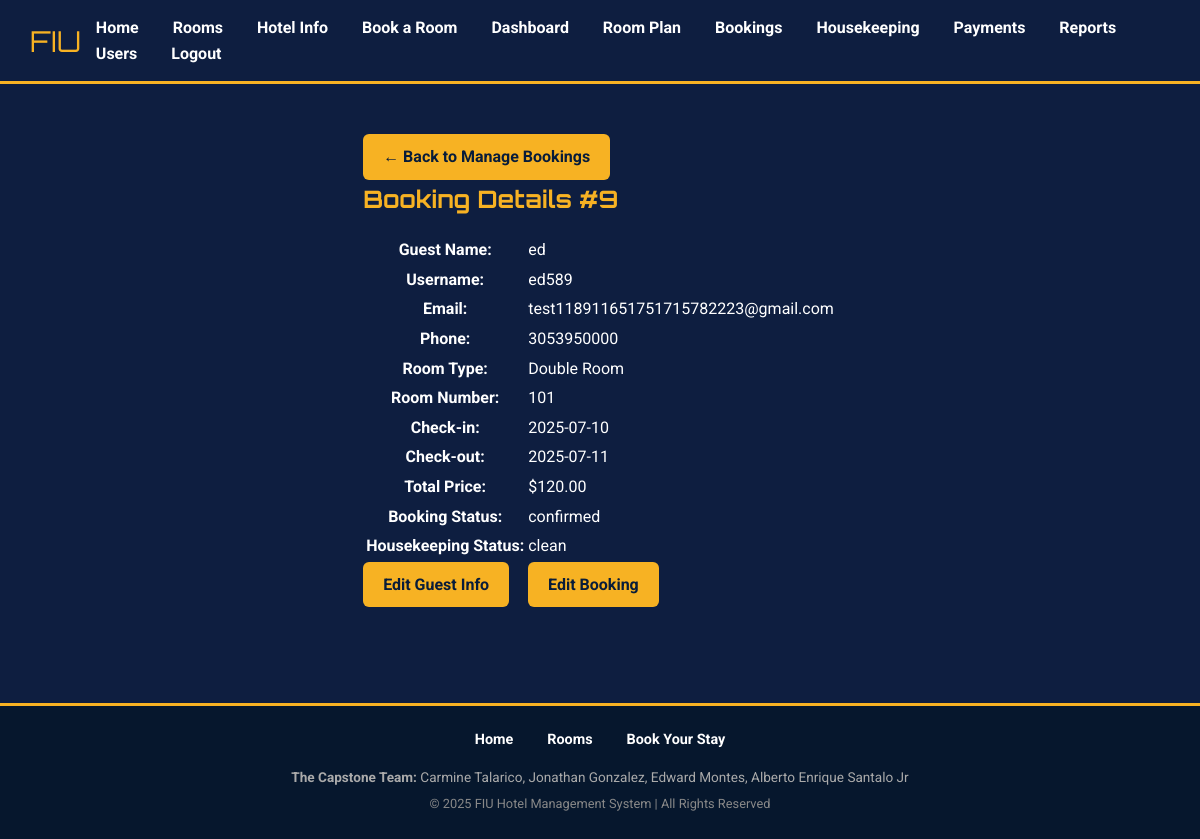
Page /admin_booking_detail.php?booking_id=9 (signed in) on the committed database.
### tables this page shows
CREATE TABLE `bookings` (
  `id` int(11) NOT NULL,
  `user_id` int(11) NOT NULL,
  `room_id` int(11) NOT NULL,
  `check_in` date NOT NULL,
  `check_out` date NOT NULL,
  `total_price` decimal(10,2) DEFAULT 0.00,
  `status` enum('confirmed','checked-in','checked-out','cancelled') NOT NULL DEFAULT 'confirmed',
  `confirmation_number` varchar(20) NOT NULL,
  `source` varchar(50) NOT NULL DEFAULT 'Online',
  `created_at` timestamp NOT NULL DEFAULT current_timestamp()
);

CREATE TABLE `users` (
  `id` int(11) NOT NULL,
  `username` varchar(50) NOT NULL,
  `password` varchar(255) NOT NULL,
  `role` enum('admin','guest','friend') NOT NULL DEFAULT 'friend',
  `full_name` varchar(100) DEFAULT NULL,
  `email` varchar(100) DEFAULT NULL,
  `phone` varchar(20) DEFAULT NULL
);

CREATE TABLE `rooms` (
  `id` int(11) NOT NULL,
  `room_type` varchar(50) NOT NULL,
  `room_number` varchar(10) NOT NULL,
  `capacity` int(11) DEFAULT 2,
  `image_path` varchar(255) DEFAULT NULL,
  `status` enum('available','booked','maintenance') DEFAULT 'available',
  `housekeeping_status` enum('clean','dirty','maintenance') NOT NULL DEFAULT 'dirty'
);

### public/admin_booking_detail.php (the view, shortened to what this page needs)
<?php
require_once __DIR__ . '/../config/db.php';
$booking_id = intval($_GET['booking_id']);
$sql = "SELECT b.id AS booking_id, u.id AS user_id, u.username, u.full_name, u.email, u.phone, r.room_number, r.room_type, r.housekeeping_status, b.check_in, b.check_out, b.total_price, b.status FROM bookings b JOIN users u ON b.user_id = u.id JOIN rooms r ON b.room_id = r.id WHERE b.id = ?";
$stmt = $conn->prepare($sql);
$stmt->bind_param("i", $booking_id);
$stmt->execute();
$result = $stmt->get_result();
$booking = $result->fetch_assoc();
require_once __DIR__ . '/../includes/header.php';
?>
<a href="admin_bookings.php" class="btn btn-primary mb-20">
    ← Back to Manage Bookings
</a>
<h2>Booking Details #<?= $booking['booking_id'] ?></h2>
<table class="details-table">
  <tr><th>Guest Name:</th><td><?= htmlspecialchars($booking['full_name']) ?></td></tr>
  <tr><th>Username:</th><td><?= htmlspecialchars($booking['username']) ?></td></tr>
  <tr><th>Email:</th><td><?= htmlspecialchars($booking['email']) ?></td></tr>
  <tr><th>Phone:</th><td><?= htmlspecialchars($booking['phone']) ?></td></tr>
  <tr><th>Room Type:</th><td><?= htmlspecialchars($booking['room_type']) ?></td></tr>
  <tr><th>Room Number:</th><td><?= htmlspecialchars($booking['room_number']) ?></td></tr>
  <tr><th>Check-in:</th><td><?= htmlspecialchars($booking['check_in']) ?></td></tr>
  <tr><th>Check-out:</th><td><?= htmlspecialchars($booking['check_out']) ?></td></tr>
  <tr><th>Total Price:</th><td>$<?= number_format($booking['total_price'], 2) ?></td></tr>
  <tr><th>Booking Status:</th><td class="text-capitalize"><?= htmlspecialchars($booking['status'] ?? 'confirmed') ?></td></tr>
  <tr><th>Housekeeping Status:</th><td class="text-capitalize"><?= htmlspecialchars($booking['housekeeping_status'] ?? 'unknown') ?></td></tr>
</table>
<p class="mt-30">
  <a href="admin_user_edit.php?user_id=<?= $booking['user_id'] ?>&booking_id=<?= $booking['booking_id'] ?>" class="btn btn-primary">
      Edit Guest Info
  </a>
  <a href="admin_booking_edit.php?booking_id=<?= $booking['booking_id'] ?>" class="btn btn-primary" style="margin-left: 15px;">
      Edit Booking
  </a>
</p>
<?php require_once __DIR__ . '/../includes/footer.php'; ?>

### public/assets/css/style.css (style rules this page uses)
body, h1, h2, h3, p, a, ul, li, table, input, select, button, textarea, label { margin: 0; padding: 0; box-sizing: border-box; font-family: 'Roboto', sans-serif; }
body { background-color: #0E1E40; color: #ffffff; line-height: 1.6; display: flex; flex-direction: column; min-height: 100vh; }
h1, h2, h3 { font-family: 'Orbitron', sans-serif; color: #F7B223; margin-bottom: 1rem; }
p { margin-bottom: 1rem; }
a { color: #F7B223; text-decoration: none; }
.btn { display: inline-block; padding: 10px 20px; font-weight: bold; border-radius: 6px; text-decoration: none; cursor: pointer; border: none; transition: all 0.2s ease; }
.btn-primary { background-color: #F7B223; color: #081C3A; }

### rows in the picture
bookings: id "9", user.full_name "ed", user.username "ed589", user.email "test118911651751715782223@gmail.com", user.phone "3053950000", room.room_type "Double Room", room.room_number "101", check_in "2025-07-10", check_out "2025-07-11", total_price "120.00", status "confirmed", room.housekeeping_status "clean"
